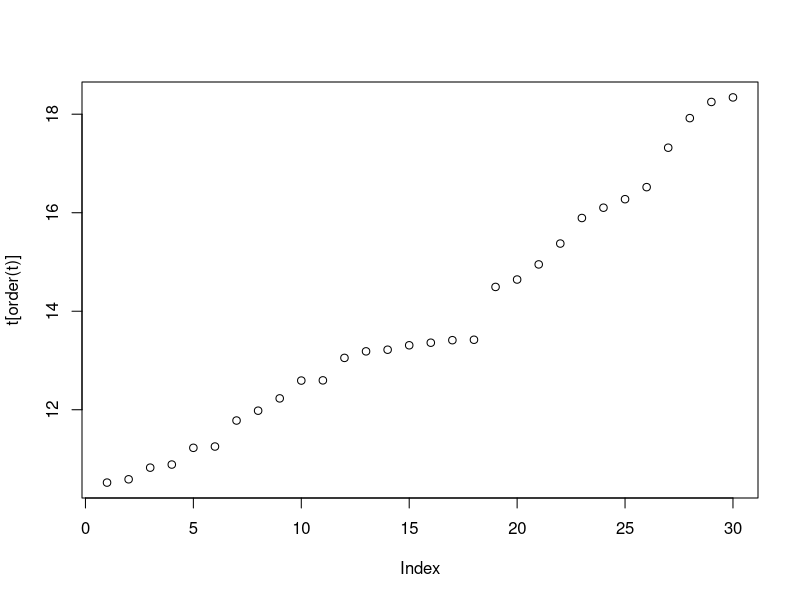

Write the R code that produced this figure. (Note: this script raises an error after producing the figure.)
# rep, seq ####
rep(1, times=3)
rep(LETTERS[1:3], times=3)
rep(LETTERS[1:3], each=3)
rep(c("I","am"), times=2, length.out=7)

data.frame(cumtomer=rep(c('김일수','김이수'), each=2),
           menu=rep(c('짜장','짬뽕'), times=2))

-3:5
5.5:-4.5
seq(5.5:-4.5)
seq(from=1, to=10, by=0.5)
seq(5.4, -4.5, length.out = 10)

# runif, sample ####
runif(20)
t=runif(n=30, min=10, max=20)
t
plot(t[order(t)])

sample(1:5, size=3)
sample(1:5, size = 30, replace = T)
set.seed(100); sample(1:5, size = 3)

data[sample(1:nrow(data), size = 5),]
data[sample(1:nrow(data), size = 5, replace = F),]

data$c1 = sample(c('AA','BB'), size=nrow(data), replace = T)
cat(nrow(data), nrow(data[data$c1 == "AA",]))
data$c1 = sample(c('AA','BB'), size = nrow(data), replace = T, prob = c(0.5, 0.5))
cat(nrow(data), nrow(data[data$c1 == "AA",]))

# set.seed ####
set.seed(255)
sample(1:100,10)

smdt = data.frame(stuno = 1:5,
                  Korean = sample(60:100, 5),
                  English = sample((5:10)*10,5),
                  Math = sample(50:100, 5))
smdt

# 문자열 함수 ####
s = "abc,efg,abc"
nchar(s)
toupper(s)

substr(s, 1, 5)
strsplit(s, ',')
sub('abc', 'ttt', s)
gsub('abc', 'ttt', s)

s = "first\tsecond\nthird"
print(s)
cat(s)

paste('aaa-bbb','ccc-ddd', sep='**')
paste(data[1:3,'반'], collapse = '**')
paste(data[1:3,'반'])

outer(month.abb, 2011:2020, paste, sep='_')
outer(LETTERS, 2010:2020, paste0)

grep(pattern='3(.*)1', x=data$학번, value = T)

# 시간 함수 #####
install.packages('lubridate')
library(lubridate)

as.Date('2019-03-04 09:12')
dt1 = as.POSIXct('2019-03-04 09:12')

seq(dt1, as.POSIXct('2019-04-01'), by='day')
seq(dt1, as.POSIXct('2019-04-01'), by='2 hour')
seq(dt1, as.POSIXct('2019-04-01 23:59'), by='min')

ymd('2019/02/28')
mdy('03152019')
dmy('12052019')

year(dt1)
quarter(dt1)
days_in_month(1:12)
ddays(10)
dhours(50)
duration(1000)
round(as.POSIXct('2019-03-05 18:39:45'),'min')

# for ####
for (i in 1:3){print(i)}
for (r in i:nrow(data)) {print(data[r,'scout'])}

while(i < 10){ print(i); i = i + 1}

i = 0
while(TRUE){
  i = i + 1
  if (i %% 2 == 0) next
  if ( i > 10) break
  print(i)
}

# 할당 연산자 ####
x = 10
fn_for = function(n) {
  x = 0
  for (i in 1:n) {
    # x = x + i
    x <<- x + i
  }
  print(paste("x =", x))
}

fn_for(x <- 20)
x


# apply ####
apply(smdt[ ,2:4], MARGIN = 1, FUN = mean)
apply(smdt[ ,2:4], MARGIN = 2, FUN = mean)
apply(smdt[ ,2:4], MARGIN = 2, FUN = quantile)

lapply(smdt[ ,2:4], FUN = mean)
unlist(lapply(smdt[ ,2:4], FUN = mean))

sapply(smdt[ ,2:4], FUN = mean, simplify = T)
vapply(smdt[ ,2:4], FUN = mean, FUN.VALUE = '')


# reshape2 - melt, dcast ####
library('reshape2')

dfsum = cbind( data.frame(no=1:4, year=2016:2019), 
               matrix(round(runif(16), 3) * 1000, ncol=4, dimnames = list(NULL, paste0('Q', 1:4))) )

melt(data = dfsum[, 2:6], id.vars = "year")
meltsum = melt(dfsum[ ,2:6], id.vars = "year", variable.name = "Sales")               

dcast(meltsum, Sales~year, value.var = "value")
